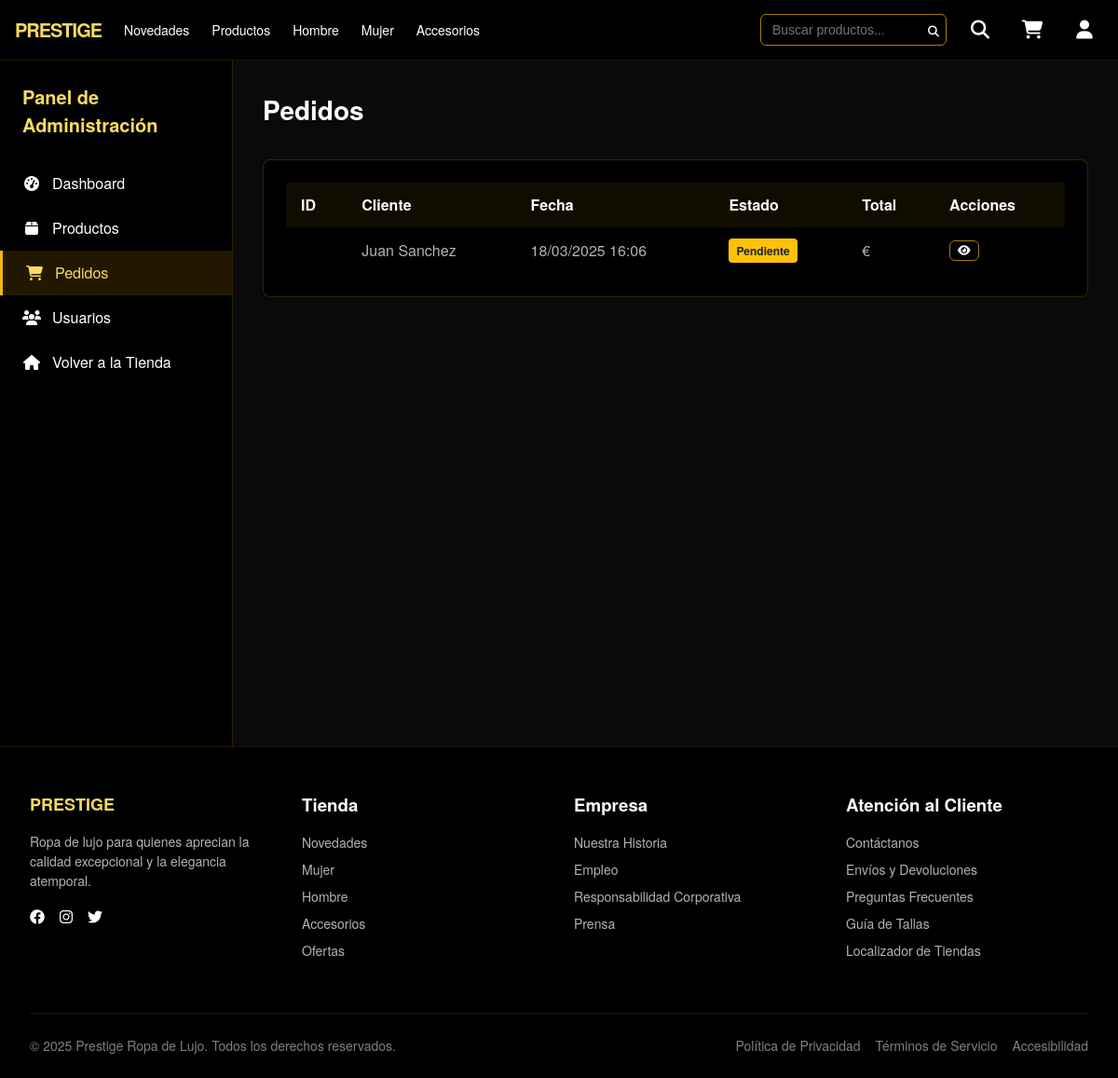
The page /store/admin/orders/ (signed in) on the database its author committed.
### store/models.py (models this page shows, shortened)
class Order(models.Model):
    order_id = models.CharField(max_length=20, unique=True)
    user = models.ForeignKey(User, on_delete=models.CASCADE, related_name='orders')
    payment = models.OneToOneField(Payment, on_delete=models.SET_NULL, null=True, blank=True)
    status = models.CharField(max_length=2, choices=OrderStatus.choices, default=OrderStatus.PENDING)
    shipping_address = models.TextField()
    tracking_number = models.CharField(max_length=100, blank=True, null=True)
    date = models.DateTimeField(auto_now_add=True)

class User(AbstractUser):
    email = models.EmailField(unique=True)
    payment_method = models.CharField(max_length=100, blank=True, null=True)

### store/views.py (the view)
# urls.py: path('admin/orders/', views.AdminOrderListView.as_view(), name='admin_orders'),
class AdminOrderListView(LoginRequiredMixin, StaffRequiredMixin, ListView):
    model = Order
    template_name = 'admin/orders.html'
    context_object_name = 'orders'
    paginate_by = 20
    ordering = ['-date']

### store/views.py (called while the page is built)
    def test_func(self):
        return self.request.user.is_staff

### store/templates/admin/orders.html (shortened to what this page needs)
{% extends 'admin/base_admin.html' %}
{% load static %}
{% block admin_content %}
<div class="admin-header">
    <h1 class="admin-page-title">Pedidos</h1>
</div>
<div class="admin-card">
    <div class="admin-card-body">
        <div class="admin-table-responsive">
            <table class="admin-table">
                <thead>
                    <tr>
                        <th>ID</th>
                        <th>Cliente</th>
                        <th>Fecha</th>
                        <th>Estado</th>
                        <th>Total</th>
                        <th>Acciones</th>
                    </tr>
                </thead>
                <tbody>
                    {% for order in orders %}
                    <tr>
                        <td>{{ order.order_id }}</td>
                        <td>{{ order.user.get_full_name|default:order.user.username }}</td>
                        <td>{{ order.date|date:"d/m/Y H:i" }}</td>
                        <td>
                            <span class="status-badge status-{{ order.status }}">{{ order.get_status_display }}</span>
                        </td>
                        <td>{{ order.payment.amount }} €</td>
                        <td>
                            <div class="table-actions">
                                <a href="{% url 'admin_order_detail' order_id=order.order_id %}" class="btn btn-sm btn-outline">
                                    <i class="fas fa-eye"></i>
                                </a>
                            </div>
                        </td>
                    </tr>
                    {% empty %}
                    <tr>
                        <td colspan="6" class="empty-table">No hay pedidos disponibles</td>
                    </tr>
                    {% endfor %}
                </tbody>
            </table>
        </div>
    </div>
</div>
{% endblock %}

### store/static/css/styles.css (style rules this page uses)
:root { --color-black: #000000; --color-black-light: #0A0A0A; --color-gold-light: #F9DB5C; --color-gold: #EFB810; --color-brown: #A87B05; --color-brown-dark: #664300; --color-white: #FFFFFF; --color-gray: rgba(255, 255, 255, 0.7); --color-gray-light: rgba(255, 255, 255, 0.5); --font-primary: 'Helvetica Neue', Arial, sans-serif; --transition-fast: 0.2s ease; --transition-medium: 0.3s ease; --transition-slow: 0.5s ease; --shadow-sm: 0 1px 2px rgba(0, 0, 0, 0.1); --shadow-md: 0 4px 6px rgba(0, 0, 0, 0.1); --shadow-lg: 0 10px 15px rgba(0, 0, 0, 0.1); --border-radius-sm: 4px; --border-radius-md: 6px; --border-radius-lg: 8px; }
* { margin: 0; padding: 0; box-sizing: border-box; }
html { font-size: 16px; scroll-behavior: smooth; }
body { font-family: var(--font-primary); line-height: 1.5; color: var(--color-white); background-color: var(--color-black-light); min-height: 100vh; display: flex; flex-direction: column; }
a { text-decoration: none; color: inherit; }
.btn { display: inline-flex; align-items: center; justify-content: center; padding: 0.75rem 1.5rem; font-weight: 500; border-radius: var(--border-radius-md); transition: all var(--transition-fast); border: none; font-size: 0.9rem; }
.btn-outline { background-color: transparent; color: var(--color-white); border: 1px solid var(--color-brown); }
.status-badge { display: inline-block; padding: 0.25rem 0.5rem; background-color: var(--color-brown); color: var(--color-white); border-radius: var(--border-radius-sm); font-size: 0.75rem; font-weight: 600; }
.status-badge { display: inline-block; padding: 0.25rem 0.5rem; border-radius: var(--border-radius-sm); font-size: 0.75rem; font-weight: 600; }
.status-PE { background-color: #ffc107; color: #212529; }
.btn-sm { padding: 0.25rem 0.5rem; font-size: 0.75rem; }
.admin-header { display: flex; justify-content: space-between; align-items: center; margin-bottom: 2rem; }
.admin-page-title { font-size: 1.75rem; font-weight: 700; color: var(--color-white); }
.admin-card { background-color: var(--color-black); border: 1px solid rgba(168, 123, 5, 0.3); border-radius: var(--border-radius-lg); margin-bottom: 2rem; overflow: hidden; }
.admin-card-body { padding: 1.5rem; }
.admin-table-responsive { overflow-x: auto; }
.admin-table { width: 100%; border-collapse: collapse; }
.admin-table th { text-align: left; padding: 0.75rem 1rem; font-weight: 600; color: var(--color-white); background-color: rgba(168, 123, 5, 0.1); }
.admin-table td { padding: 0.75rem 1rem; border-bottom: 1px solid rgba(168, 123, 5, 0.1); color: var(--color-gray); }
.admin-table tr:last-child td { border-bottom: none; }
.table-actions { display: flex; gap: 0.5rem; }

### rows shown on the page
Order: user.get_full_name "Juan Sanchez", date "18/03/2025 16:06", status "Pendiente"
